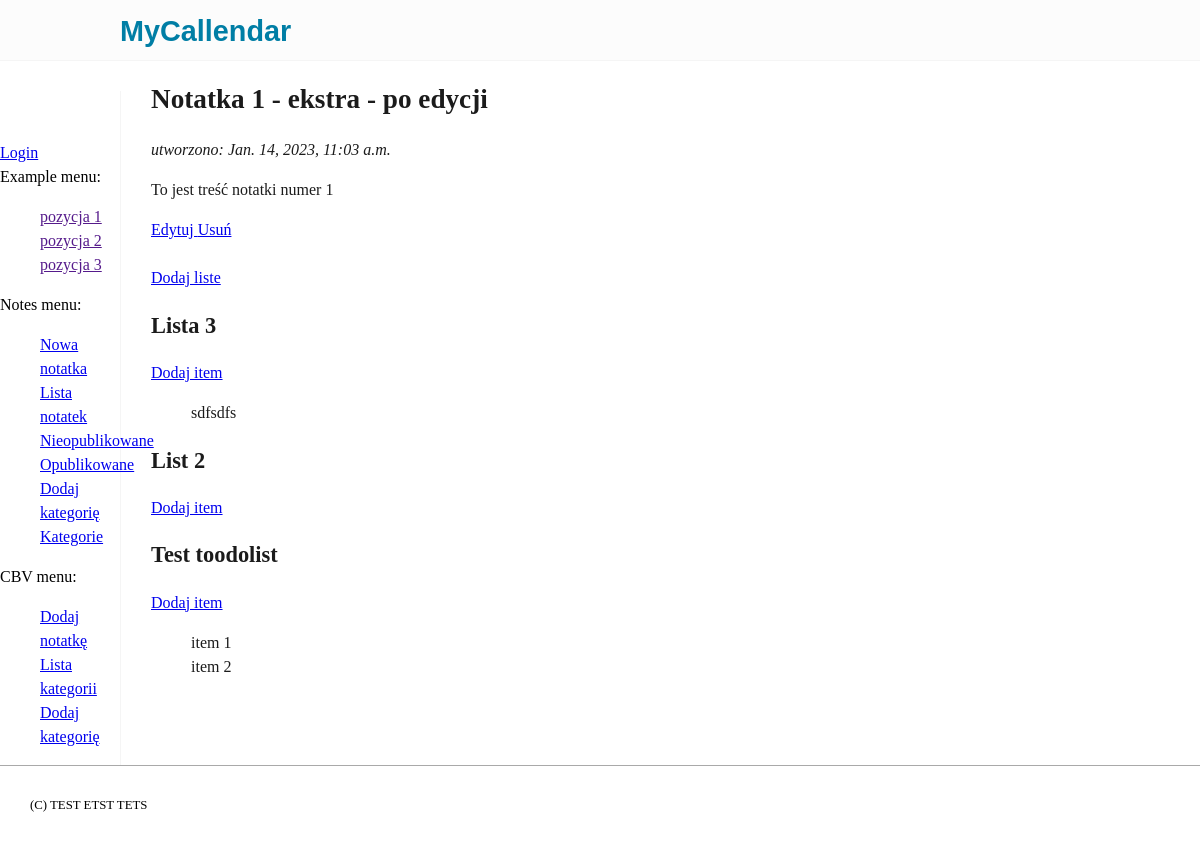
The app's page /notes/cbv/note/1/ with its own data.
### notes/models.py (models this page shows, shortened)
class Note(models.Model):
    STATUSES = (('a', 'Nieopublikowana'), ('b','Opublikowana'))
    title = models.CharField(max_length=30) #, validators=[is_letters,])
    category = models.ForeignKey('notes.Category', on_delete=models.PROTECT)
    creation_datetime = models.DateTimeField(auto_now_add=True)
    note = models.TextField()
    status = models.CharField(max_length=1, choices=STATUSES, default='a')
    profile = models.ForeignKey('notes.profile', on_delete=models.CASCADE) # editable=False)
    class Meta:
        verbose_name = "Notatka"
        verbose_name_plural = "Notatki"

class ToDoList(models.Model):
    note = models.ForeignKey('notes.Note', on_delete=models.CASCADE)
    title = models.CharField(max_length=30)
    class Meta:
        ordering = ('-id',)
        unique_together = ('note', 'title')
        verbose_name = "Lista TODO"
        verbose_name_plural = "Listy TODO"

class ToDoListItem(models.Model):
    STATUSES = (('a', 'Aktualne'), ('b', 'Wykonane'))
    status = models.CharField(max_length=1, choices=STATUSES, default='a')
    todo_list = models.ForeignKey('notes.ToDoList', on_delete=models.CASCADE)
    note = models.CharField(max_length=200)
    class Meta:
        verbose_name = "Element listy"
        verbose_name_plural = "Elemnty listy"

### notes/templates/notes/cbv_note_detail.html (shortened to what this page needs)
{% extends 'examples/base.html' %}
{% block main_content %}
<h1> {{ note.title }}</h1>
<p><i> utworzono: {{ note.creation_datetime }}</i></p>
<p>
    {{ note.note }}
</p>
<p>
    <a href="{% url 'notes_cbv_update_note' note.pk %}"> Edytuj </a>
    <a href="{% url 'notes_cbv_delete_note' note.pk %}"> Usuń </a><br><br>
    <a href="{% url 'notes_cbv_create_list' note.pk %}"> Dodaj liste </a>
</p>
{% for list in note.todolist_set.all %}
<h2> {{ list.title }}</h2>
<a href="{% url 'notes_cbv_create_list_item' list.id %}">Dodaj item</a>
{% if list.todolistitem_set %}
<ul>
    {% for item in list.todolistitem_set.all %}
    <li>{{ item.note }}</li>
    {% endfor %}
</ul>
{% endif %}
{% endfor %}
{% endblock %}

### examples/static/examples/css/style.css (style rules this page uses)
body { width:100%; border:0; margin:0; padding:0; font-size:16px; line-height:1.5; }
h1,h2,h3, { font-family: sans-serif; color: #1b1b1b; }
h1 { font-size:1.7rem; }
h2 { font-size:1.4rem; }
ul { list-style: none; }

### records on screen
Note: title "Notatka 1 - ekstra - po edycji", creation_datetime "Jan. 14, 2023, 11:03 a.m.", note "To jest treść notatki numer 1"
ToDoList: title "Lista 3"
ToDoListItem: note "sdfsdfs"
ToDoList: title "List 2"
ToDoList: title "Test toodolist"
ToDoListItem: note "item 1"
ToDoListItem: note "item 2"
